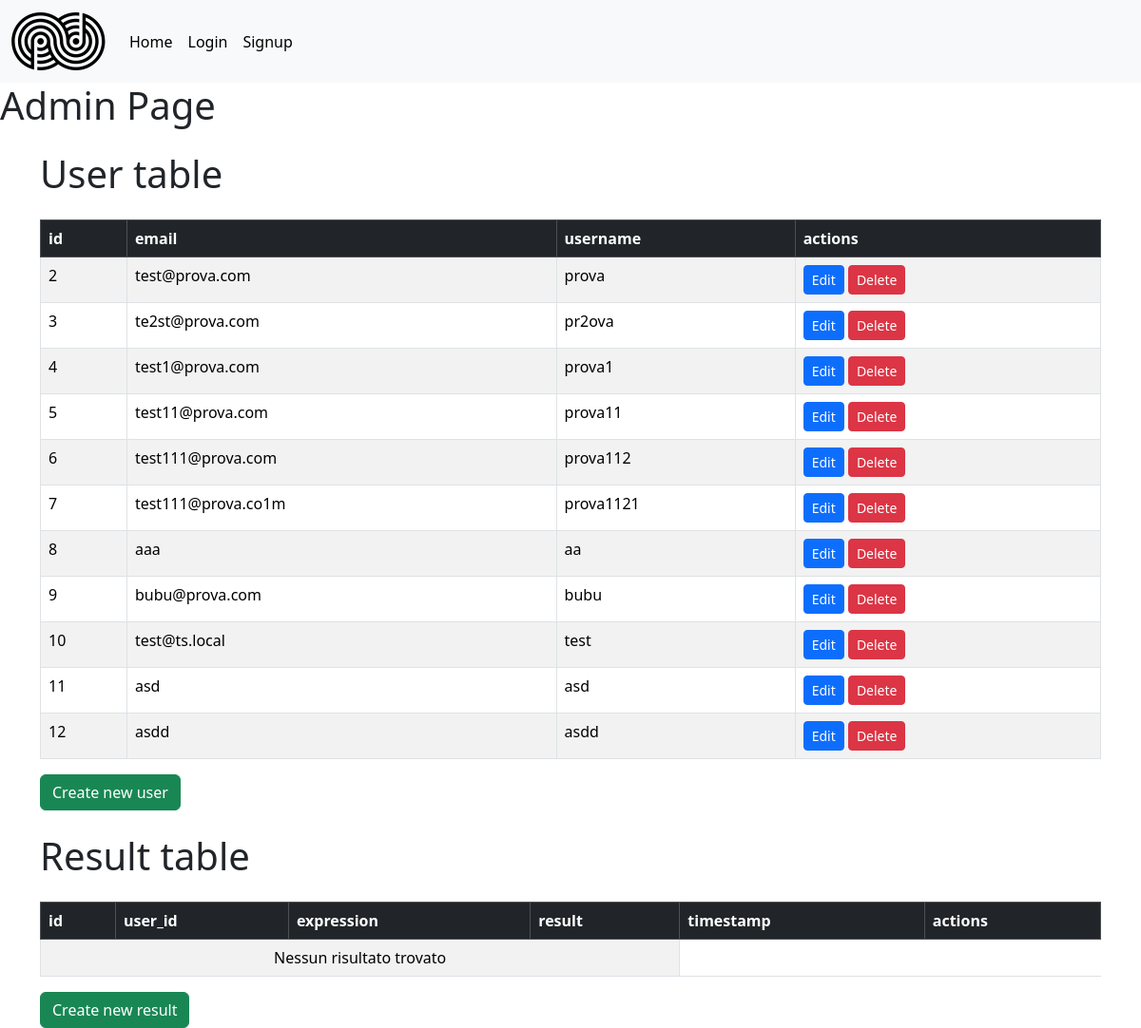
/auth/admin, run on an earlier commit of the app's database.
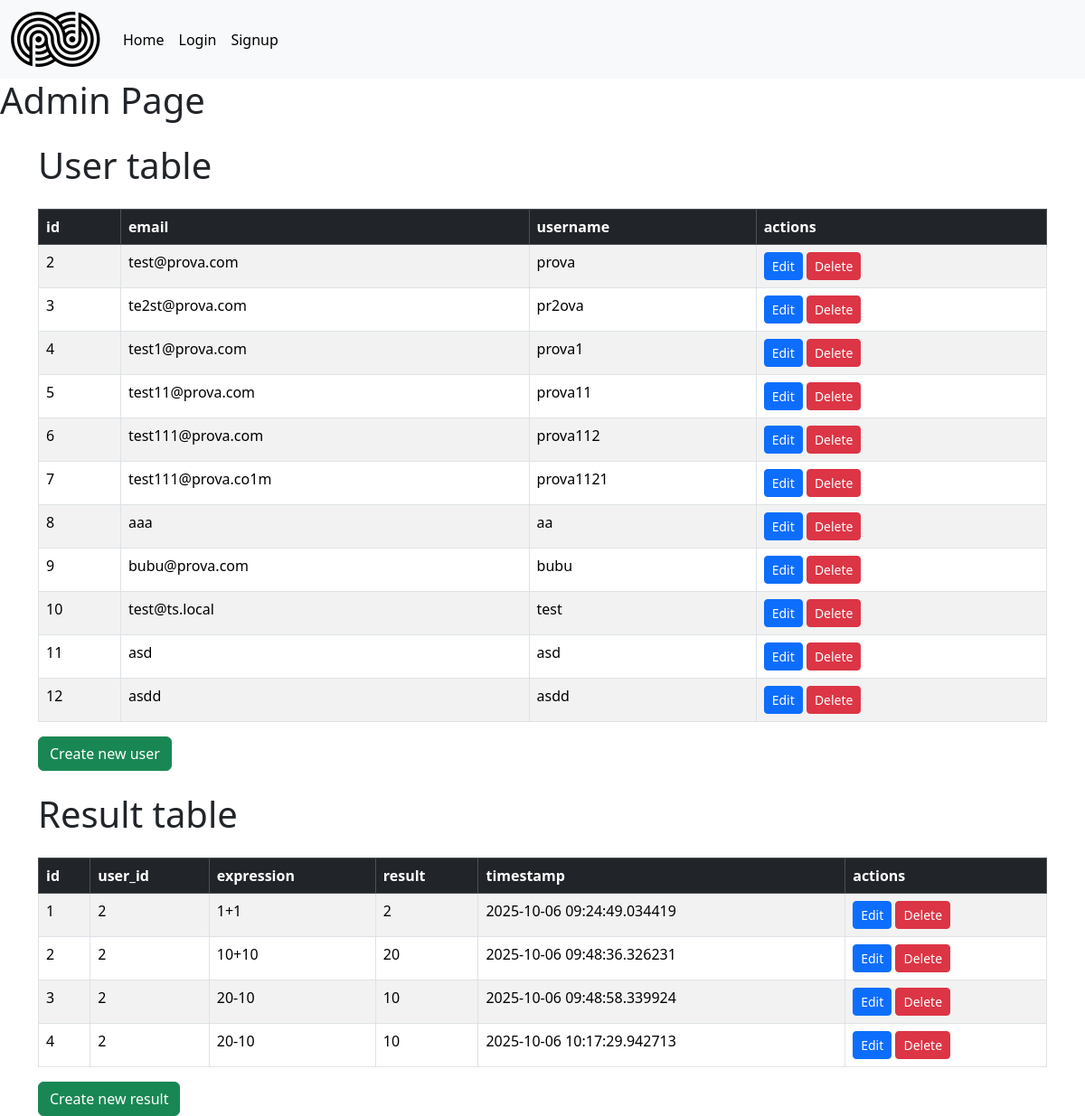
And on a later commit of the database.
### models/model.py (models this page shows, shortened)
class User(UserMixin, db.Model):
    id = db.Column(db.Integer, primary_key= True)
    username = db.Column(db.String(80), unique=True, nullable=False)
    email = db.Column(db.String(120), unique=True, nullable=False)
    password_hash = db.Column(db.String(128))  # Campo per la password criptata
    roles = db.relationship('Role', secondary=user_roles, backref=db.backref('users', lazy='dynamic'))

class Result(db.Model):
    id = db.Column(db.Integer, primary_key=True)
    user_id = db.Column(db.Integer, db.ForeignKey('user.id'), nullable=False)
    expression = db.Column(db.String(255), nullable=False)
    result = db.Column(db.String(255), nullable=False)
    timestamp = db.Column(db.DateTime, default=datetime.datetime.utcnow)
    user = db.relationship('User', backref=db.backref('results', lazy='select'))

### routes/auth.py (the view)
@login_required
@app.route('/admin')
def admin_page():
    if current_user.is_authenticated and not current_user.has_role('admin'):
        flash("Accesso non autorizzato!")
        return redirect(url_for('default.home'))
    users = db.session.execute(db.select(User)).scalars().all()
    results = db.session.execute(db.select(Result)).scalars().all()
    return render_template('admin.html', users=users,results=results)

### templates/admin.html (shortened to what this page needs)
{% extends "base.html" %}
{% block content %}
<h1>Admin Page</h1>
    <div class="container mt-4">
        <h1 class="mb-4">User table</h1>
        <table class="table table-striped table-bordered table-hover">
            <thead class="table-dark">
                <tr>
                    <th>id</th>
                    <th>email</th>
                    <th>username</th>
                    <th>actions</th>
                </tr>
            </thead>
            <tbody>
                {% for user in users %}
                <tr>
                    <td>{{ user.id }}</td>
                    <td>{{ user.email }}</td>
                    <td>{{ user.username }}</td>
                    <td>
                        <a class="btn btn-sm btn-primary" href="{{ url_for('auth.admin_edit_user', user_id=user.id) }}">Edit</a>
                        <form method="post" action="{{ url_for('auth.admin_delete_user', user_id=user.id) }}" style="display:inline;">
                            <button class="btn btn-sm btn-danger" type="submit" onclick="return confirm('Eliminare utente?');">Delete</button>
                        </form>
                    </td>
                </tr>
                {% else %}
                <tr>
                    <td colspan="4" class="text-center">Nessun risultato trovato</td>
                </tr>
                {% endfor %}
            </tbody>
        </table>
        <a class="btn btn-success" href="{{ url_for('auth.admin_create_user') }}">Create new user</a>
    </div>
    <div class="container mt-4">
        <h1 class="mb-4">Result table</h1>
        <table class="table table-striped table-bordered table-hover">
            <thead class="table-dark">
                <tr>
                    <th>id</th>
                    <th>user_id</th>
                    <th>expression</th>
                    <th>result</th>
                    <th>timestamp</th>
                    <th>actions</th>
                </tr>
            </thead>
            <tbody>
                {% for result in results %}
                <tr>
                    <td>{{ result.id }}</td>
                    <td>{{ result.user_id }}</td>
                    <td>{{ result.expression }}</td>
                    <td>{{ result.result }}</td>
                    <td>{{ result.timestamp }}</td>
                    <td>
                        <a class="btn btn-sm btn-primary" href="{{ url_for('auth.admin_edit_result', result_id=result.id) }}">Edit</a>
                        <form method="post" action="{{ url_for('auth.admin_delete_result', result_id=result.id) }}" style="display:inline;">
                            <button class="btn btn-sm btn-danger" type="submit" onclick="return confirm('Eliminare risultato?');">Delete</button>
                        </form>
                    </td>
                </tr>
                {% else %}
                <tr>
                    <td colspan="4" class="text-center">Nessun risultato trovato</td>
                </tr>
                {% endfor %}
            </tbody>
        </table>
        <a class="btn btn-success" href="{{ url_for('auth.admin_create_result') }}">Create new result</a>
    </div>
{% endblock %}

### templates/base.html (shortened to what this page needs)
<html>
<head><title>{% block title %}{% endblock %}</title>
    <link href="https://cdn.jsdelivr.net/npm/bootstrap@5.3.8/dist/css/bootstrap.min.css" rel="stylesheet">
</head>
<body>
    <nav class="navbar navbar-expand-lg bg-body-tertiary">
    <div class="container-fluid">
    <a class="navbar-brand" href="#"><img src="{{url_for('static', filename='logo.png')}}" width="100 px"></a>
    <div class="collapse navbar-collapse" id="navbarSupportedContent">
        <ul class="navbar-nav me-auto mb-2 mb-lg-0">
        <li class="nav-item">
            <a class="nav-link active" aria-current="page" href="{{url_for('default.home')}}">Home</a>
        </li>
        {% if not current_user.is_authenticated %}
        <li class="nav-item">
            <a class="nav-link active" href="{{url_for('auth.login')}}">Login</a>
        </li>
        <li class="nav-item">
            <a class="nav-link active" href="{{url_for('auth.signup')}}">Signup</a>
        </li>
        {% endif %}
    </div>
    </div>
    </nav>
    {% block content %}{% endblock %}
</body>
</html>

What changed in the data, as far as the page shows it:
added Result: id "1", user_id "2", expression "1+1", result "2", timestamp "2025-10-06 09:24:49.034419"
added Result: id "2", user_id "2", expression "10+10", result "20", timestamp "2025-10-06 09:48:36.326231"
added Result: id "3", user_id "2", expression "20-10", result "10", timestamp "2025-10-06 09:48:58.339924"
added Result: id "4", user_id "2", expression "20-10", result "10", timestamp "2025-10-06 10:17:29.942713"
Also different on the page:
text no longer shown: "Nessun risultato trovato"
